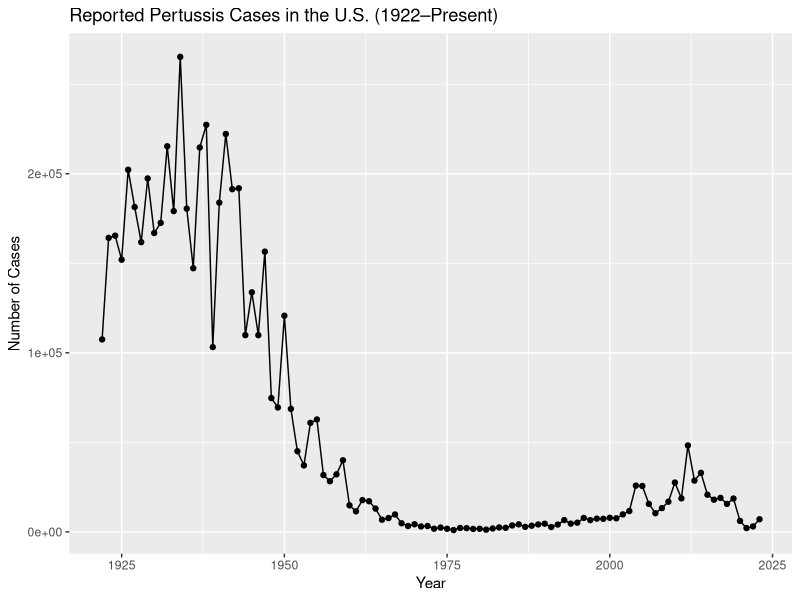
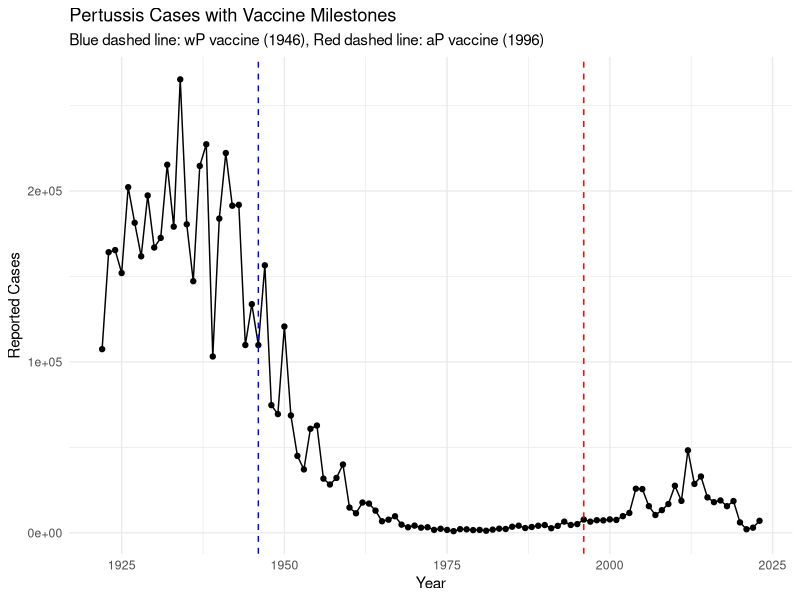

Reproduce these figures in R, in order. (Note: this script raises an error after producing the figures.)
## ---- chunk 1
cdc <- data.frame(
                          Year = c(1922L,
                                   1923L,1924L,1925L,1926L,1927L,1928L,
                                   1929L,1930L,1931L,1932L,1933L,1934L,1935L,
                                   1936L,1937L,1938L,1939L,1940L,1941L,
                                   1942L,1943L,1944L,1945L,1946L,1947L,1948L,
                                   1949L,1950L,1951L,1952L,1953L,1954L,
                                   1955L,1956L,1957L,1958L,1959L,1960L,
                                   1961L,1962L,1963L,1964L,1965L,1966L,1967L,
                                   1968L,1969L,1970L,1971L,1972L,1973L,
                                   1974L,1975L,1976L,1977L,1978L,1979L,1980L,
                                   1981L,1982L,1983L,1984L,1985L,1986L,
                                   1987L,1988L,1989L,1990L,1991L,1992L,1993L,
                                   1994L,1995L,1996L,1997L,1998L,1999L,
                                   2000L,2001L,2002L,2003L,2004L,2005L,
                                   2006L,2007L,2008L,2009L,2010L,2011L,2012L,
                                   2013L,2014L,2015L,2016L,2017L,2018L,
                                   2019L,2020L,2021L,2022L,2023L),
  No..Reported.Pertussis.Cases = c(107473,
                                   164191,165418,152003,202210,181411,
                                   161799,197371,166914,172559,215343,179135,
                                   265269,180518,147237,214652,227319,103188,
                                   183866,222202,191383,191890,109873,
                                   133792,109860,156517,74715,69479,120718,
                                   68687,45030,37129,60886,62786,31732,28295,
                                   32148,40005,14809,11468,17749,17135,
                                   13005,6799,7717,9718,4810,3285,4249,
                                   3036,3287,1759,2402,1738,1010,2177,2063,
                                   1623,1730,1248,1895,2463,2276,3589,
                                   4195,2823,3450,4157,4570,2719,4083,6586,
                                   4617,5137,7796,6564,7405,7298,7867,
                                   7580,9771,11647,25827,25616,15632,10454,
                                   13278,16858,27550,18719,48277,28639,
                                   32971,20762,17972,18975,15609,18617,6124,
                                   2116,3044,7063)
)


## ---- chunk 2
# CDC data should already be named `cdc`
# Clean it if not done yet
names(cdc) <- c("Year", "Cases")
cdc$Cases <- as.numeric(gsub(",", "", cdc$Cases))

# Basic plot
library(ggplot2)

ggplot(cdc) +
  aes(x = Year, y = Cases) +
  geom_point() +
  geom_line() +
  labs(
    title = "Reported Pertussis Cases in the U.S. (1922–Present)",
    x = "Year",
    y = "Number of Cases"
  )
## ---- chunk 3
ggplot(cdc) +
  aes(x = Year, y = Cases) +
  geom_point() +
  geom_line() +
  geom_vline(xintercept = 1946, linetype = "dashed", color = "blue") +  # wP
  geom_vline(xintercept = 1996, linetype = "dashed", color = "red") +   # aP
  labs(
    title = "Pertussis Cases with Vaccine Milestones",
    subtitle = "Blue dashed line: wP vaccine (1946), Red dashed line: aP vaccine (1996)",
    x = "Year",
    y = "Reported Cases"
  ) +
  theme_minimal()

## ---- chunk 4

library(jsonlite)

subject <- read_json("https://www.cmi-pb.org/api/v5_1/subject", simplifyVector = TRUE)

#head(subject)


## ---- chunk 5

nrow(subject)
## ---- chunk 6

table(subject$infancy_vac)

## ---- chunk 7
table(subject$biological_sex)

## ---- chunk 8

#subject$race

table(subject$race, subject$biological_sex)

## ---- chunk 9
specimen <- read_json("http://cmi-pb.org/api/v5_1/specimen", simplifyVector = TRUE)

ab_data <- read_json("http://cmi-pb.org/api/v5_1/plasma_ab_titer", simplifyVector = TRUE)
## ---- chunk 10
#head(specimen)
## ---- chunk 11
library(dplyr)

meta <- inner_join(subject, specimen)

#head(meta)

## ---- chunk 12

abdata <- inner_join( ab_data, meta)

#head(abdata)

## ---- chunk 13

dim(abdata)

## ---- chunk 14

table(abdata$isotype)


length(unique(abdata$isotype))

## ---- chunk 15
table(abdata$antigen)

length(unique(abdata$antigen))

## ---- chunk 16

ggplot(abdata) +
  aes(MFI, antigen) +
  geom_boxplot()

## ---- chunk 17

ggplot(abdata) +
  aes(MFI, antigen, col = infancy_vac) +
  geom_boxplot()

## ---- chunk 18

ggplot(abdata) +
  aes(MFI, antigen) +
  geom_boxplot()+
  facet_wrap(~infancy_vac)

## ---- chunk 19

igg <- abdata |> 
  filter(isotype == "IgG")

#head(igg)
## ---- chunk 20

ggplot(igg) +
  aes(MFI_normalised, antigen, col = infancy_vac) +
  geom_boxplot() +
  facet_wrap(~visit)

## ---- chunk 21
table(igg$dataset)
## ---- chunk 22
pt_igg <- abdata |> 
  filter(isotype == "IgG", antigen == "PT", dataset=="2021_dataset")
## ---- chunk 23
dim (pt_igg)
## ---- chunk 24

ggplot(pt_igg) +
  aes(actual_day_relative_to_boost,
      MFI_normalised,
      col= infancy_vac, 
      group = subject_id) +
  geom_point() +
  geom_line() +
  theme_bw() +
  geom_vline(xintercept = 0) +
  geom_vline(xintercept = 14)


